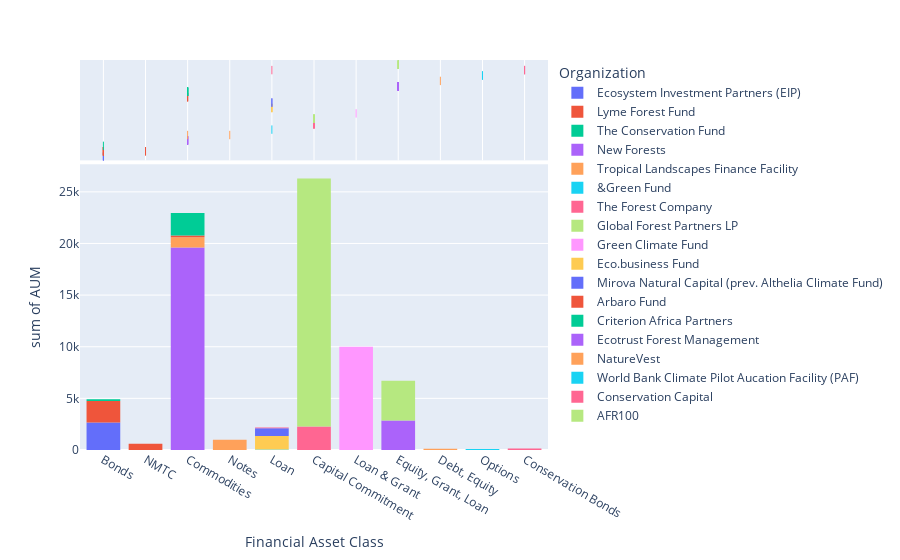

Write notebook code for a chart like this one.
### Code cell
fig = px.histogram(data, x="Financial Asset Class", y="AUM", marginal="rug",color ="Organization")
fig.show()

### Figure 1 — Plotly figure (JSON) as saved in the notebook; plotly's stock layout.template omitted (floating-point values rounded to 4 significant figures)
{"data": [{"alignmentgroup": "True", "bingroup": "x", "histfunc": "sum", "hovertemplate": "Organization=Ecosystem Investment Partners (EIP)<br>Financial Asset Class=%{x}<br>sum of AUM=%{y}<extra></extra>", "legendgroup": "Ecosystem Investment Partners (EIP)", "marker": {"color": "#636efa"}, "name": "Ecosystem Investment Partners (EIP)", "offsetgroup": "Ecosystem Investment Partners (EIP)", "orientation": "v", "showlegend": true, "type": "histogram", "x": ["Bonds", "Bonds", "Bonds"], "xaxis": "x", "y": [885, 885, 885], "yaxis": "y"}, {"alignmentgroup": "True", "boxpoints": "all", "fillcolor": "rgba(255,255,255,0)", "hoveron": "points", "hovertemplate": "Organization=Ecosystem Investment Partners (EIP)<br>Financial Asset Class=%{x}<extra></extra>", "jitter": 0, "legendgroup": "Ecosystem Investment Partners (EIP)", "line": {"color": "rgba(255,255,255,0)"}, "marker": {"color": "#636efa", "symbol": "line-ns-open"}, "name": "Ecosystem Investment Partners (EIP)", "offsetgroup": "Ecosystem Investment Partners (EIP)", "showlegend": false, "type": "box", "x": ["Bonds", "Bonds", "Bonds"], "xaxis": "x2", "yaxis": "y2"}, {"alignmentgroup": "True", "bingroup": "x", "histfunc": "sum", "hovertemplate": "Organization=Lyme Forest Fund<br>Financial Asset Class=%{x}<br>sum of AUM=%{y}<extra></extra>", "legendgroup": "Lyme Forest Fund", "marker": {"color": "#EF553B"}, "name": "Lyme Forest Fund", "offsetgroup": "Lyme Forest Fund", "orientation": "v", "showlegend": true, "type": "histogram", "x": ["Bonds", "Bonds", "NMTC ", "NMTC ", "Bonds", "Bonds", "Bonds", "Bonds", "Bonds"], "xaxis": "x", "y": [300, 300, 300, 300, 300, 300, 300, 300, 300], "yaxis": "y"}, {"alignmentgroup": "True", "boxpoints": "all", "fillcolor": "rgba(255,255,255,0)", "hoveron": "points", "hovertemplate": "Organization=Lyme Forest Fund<br>Financial Asset Class=%{x}<extra></extra>", "jitter": 0, "legendgroup": "Lyme Forest Fund", "line": {"color": "rgba(255,255,255,0)"}, "marker": {"color": "#EF553B", "symbol": "line-ns-open"}, "name": "Lyme Forest Fund", "offsetgroup": "Lyme Forest Fund", "showlegend": false, "type": "box", "x": ["Bonds", "Bonds", "NMTC ", "NMTC ", "Bonds", "Bonds", "Bonds", "Bonds", "Bonds"], "xaxis": "x2", "yaxis": "y2"}, {"alignmentgroup": "True", "bingroup": "x", "histfunc": "sum", "hovertemplate": "Organization=The Conservation Fund<br>Financial Asset Class=%{x}<br>sum of AUM=%{y}<extra></extra>", "legendgroup": "The Conservation Fund", "marker": {"color": "#00cc96"}, "name": "The Conservation Fund", "offsetgroup": "The Conservation Fund", "orientation": "v", "showlegend": true, "type": "histogram", "x": ["Bonds"], "xaxis": "x", "y": [150], "yaxis": "y"}, {"alignmentgroup": "True", "boxpoints": "all", "fillcolor": "rgba(255,255,255,0)", "hoveron": "points", "hovertemplate": "Organization=The Conservation Fund<br>Financial Asset Class=%{x}<extra></extra>", "jitter": 0, "legendgroup": "The Conservation Fund", "line": {"color": "rgba(255,255,255,0)"}, "marker": {"color": "#00cc96", "symbol": "line-ns-open"}, "name": "The Conservation Fund", "offsetgroup": "The Conservation Fund", "showlegend": false, "type": "box", "x": ["Bonds"], "xaxis": "x2", "yaxis": "y2"}, {"alignmentgroup": "True", "bingroup": "x", "histfunc": "sum", "hovertemplate": "Organization=New Forests<br>Financial Asset Class=%{x}<br>sum of AUM=%{y}<extra></extra>", "legendgroup": "New Forests", "marker": {"color": "#ab63fa"}, "name": "New Forests", "offsetgroup": "New Forests", "orientation": "v", "showlegend": true, "type": "histogram", "x": ["Commodities", "Commodities", "Commodities", "Commodities", "Commodities", "Commodities", "Commodities"], "xaxis": "x", "y": [2800, 2800, 2800, 2800, 2800, 2800, 2800], "yaxis": "y"}, {"alignmentgroup": "True", "boxpoints": "all", "fillcolor": "rgba(255,255,255,0)", "hoveron": "points", "hovertemplate": "Organization=New Forests<br>Financial Asset Class=%{x}<extra></extra>", "jitter": 0, "legendgroup": "New Forests", "line": {"color": "rgba(255,255,255,0)"}, "marker": {"color": "#ab63fa", "symbol": "line-ns-open"}, "name": "New Forests", "offsetgroup": "New Forests", "showlegend": false, "type": "box", "x": ["Commodities", "Commodities", "Commodities", "Commodities", "Commodities", "Commodities", "Commodities"], "xaxis": "x2", "yaxis": "y2"}, {"alignmentgroup": "True", "bingroup": "x", "histfunc": "sum", "hovertemplate": "Organization=Tropical Landscapes Finance Facility<br>Financial Asset Class=%{x}<br>sum of AUM=%{y}<extra></extra>", "legendgroup": "Tropical Landscapes Finance Facility", "marker": {"color": "#FFA15A"}, "name": "Tropical Landscapes Finance Facility", "offsetgroup": "Tropical Landscapes Finance Facility", "orientation": "v", "showlegend": true, "type": "histogram", "x": ["Notes", "Commodities"], "xaxis": "x", "y": [1000, 1000], "yaxis": "y"}, {"alignmentgroup": "True", "boxpoints": "all", "fillcolor": "rgba(255,255,255,0)", "hoveron": "points", "hovertemplate": "Organization=Tropical Landscapes Finance Facility<br>Financial Asset Class=%{x}<extra></extra>", "jitter": 0, "legendgroup": "Tropical Landscapes Finance Facility", "line": {"color": "rgba(255,255,255,0)"}, "marker": {"color": "#FFA15A", "symbol": "line-ns-open"}, "name": "Tropical Landscapes Finance Facility", "offsetgroup": "Tropical Landscapes Finance Facility", "showlegend": false, "type": "box", "x": ["Notes", "Commodities"], "xaxis": "x2", "yaxis": "y2"}, {"alignmentgroup": "True", "bingroup": "x", "histfunc": "sum", "hovertemplate": "Organization=&Green Fund<br>Financial Asset Class=%{x}<br>sum of AUM=%{y}<extra></extra>", "legendgroup": "&Green Fund", "marker": {"color": "#19d3f3"}, "name": "&Green Fund", "offsetgroup": "&Green Fund", "orientation": "v", "showlegend": true, "type": "histogram", "x": ["Loan"], "xaxis": "x", "y": [60], "yaxis": "y"}, {"alignmentgroup": "True", "boxpoints": "all", "fillcolor": "rgba(255,255,255,0)", "hoveron": "points", "hovertemplate": "Organization=&Green Fund<br>Financial Asset Class=%{x}<extra></extra>", "jitter": 0, "legendgroup": "&Green Fund", "line": {"color": "rgba(255,255,255,0)"}, "marker": {"color": "#19d3f3", "symbol": "line-ns-open"}, "name": "&Green Fund", "offsetgroup": "&Green Fund", "showlegend": false, "type": "box", "x": ["Loan"], "xaxis": "x2", "yaxis": "y2"}, {"alignmentgroup": "True", "bingroup": "x", "histfunc": "sum", "hovertemplate": "Organization=The Forest Company<br>Financial Asset Class=%{x}<br>sum of AUM=%{y}<extra></extra>", "legendgroup": "The Forest Company", "marker": {"color": "#FF6692"}, "name": "The Forest Company", "offsetgroup": "The Forest Company", "orientation": "v", "showlegend": true, "type": "histogram", "x": ["Capital Commitment", "Capital Commitment", "Capital Commitment", "Capital Commitment", "Capital Commitment", "Capital Commitment"], "xaxis": "x", "y": [381, 381, 381, 381, 381, 381], "yaxis": "y"}, {"alignmentgroup": "True", "boxpoints": "all", "fillcolor": "rgba(255,255,255,0)", "hoveron": "points", "hovertemplate": "Organization=The Forest Company<br>Financial Asset Class=%{x}<extra></extra>", "jitter": 0, "legendgroup": "The Forest Company", "line": {"color": "rgba(255,255,255,0)"}, "marker": {"color": "#FF6692", "symbol": "line-ns-open"}, "name": "The Forest Company", "offsetgroup": "The Forest Company", "showlegend": false, "type": "box", "x": ["Capital Commitment", "Capital Commitment", "Capital Commitment", "Capital Commitment", "Capital Commitment", "Capital Commitment"], "xaxis": "x2", "yaxis": "y2"}, {"alignmentgroup": "True", "bingroup": "x", "histfunc": "sum", "hovertemplate": "Organization=Global Forest Partners LP<br>Financial Asset Class=%{x}<br>sum of AUM=%{y}<extra></extra>", "legendgroup": "Global Forest Partners LP", "marker": {"color": "#B6E880"}, "name": "Global Forest Partners LP", "offsetgroup": "Global Forest Partners LP", "orientation": "v", "showlegend": true, "type": "histogram", "x": ["Capital Commitment", "Capital Commitment", "Capital Commitment", "Capital Commitment", "Capital Commitment", "Capital Commitment", "Capital Commitment", "Capital Commitment"], "xaxis": "x", "y": [3000, 3000, 3000, 3000, 3000, 3000, 3000, 3000], "yaxis": "y"}, {"alignmentgroup": "True", "boxpoints": "all", "fillcolor": "rgba(255,255,255,0)", "hoveron": "points", "hovertemplate": "Organization=Global Forest Partners LP<br>Financial Asset Class=%{x}<extra></extra>", "jitter": 0, "legendgroup": "Global Forest Partners LP", "line": {"color": "rgba(255,255,255,0)"}, "marker": {"color": "#B6E880", "symbol": "line-ns-open"}, "name": "Global Forest Partners LP", "offsetgroup": "Global Forest Partners LP", "showlegend": false, "type": "box", "x": ["Capital Commitment", "Capital Commitment", "Capital Commitment", "Capital Commitment", "Capital Commitment", "Capital Commitment", "Capital Commitment", "Capital Commitment"], "xaxis": "x2", "yaxis": "y2"}, {"alignmentgroup": "True", "bingroup": "x", "histfunc": "sum", "hovertemplate": "Organization=Green Climate Fund<br>Financial Asset Class=%{x}<br>sum of AUM=%{y}<extra></extra>", "legendgroup": "Green Climate Fund", "marker": {"color": "#FF97FF"}, "name": "Green Climate Fund", "offsetgroup": "Green Climate Fund", "orientation": "v", "showlegend": true, "type": "histogram", "x": ["Loan & Grant"], "xaxis": "x", "y": [10000], "yaxis": "y"}, {"alignmentgroup": "True", "boxpoints": "all", "fillcolor": "rgba(255,255,255,0)", "hoveron": "points", "hovertemplate": "Organization=Green Climate Fund<br>Financial Asset Class=%{x}<extra></extra>", "jitter": 0, "legendgroup": "Green Climate Fund", "line": {"color": "rgba(255,255,255,0)"}, "marker": {"color": "#FF97FF", "symbol": "line-ns-open"}, "name": "Green Climate Fund", "offsetgroup": "Green Climate Fund", "showlegend": false, "type": "box", "x": ["Loan & Grant"], "xaxis": "x2", "yaxis": "y2"}, {"alignmentgroup": "True", "bingroup": "x", "histfunc": "sum", "hovertemplate": "Organization=Eco.business Fund<br>Financial Asset Class=%{x}<br>sum of AUM=%{y}<extra></extra>", "legendgroup": "Eco.business Fund", "marker": {"color": "#FECB52"}, "name": "Eco.business Fund", "offsetgroup": "Eco.business Fund", "orientation": "v", "showlegend": true, "type": "histogram", "x": ["Loan", "Loan", "Loan"], "xaxis": "x", "y": [429.5, 429.5, 429.5], "yaxis": "y"}, {"alignmentgroup": "True", "boxpoints": "all", "fillcolor": "rgba(255,255,255,0)", "hoveron": "points", "hovertemplate": "Organization=Eco.business Fund<br>Financial Asset Class=%{x}<extra></extra>", "jitter": 0, "legendgroup": "Eco.business Fund", "line": {"color": "rgba(255,255,255,0)"}, "marker": {"color": "#FECB52", "symbol": "line-ns-open"}, "name": "Eco.business Fund", "offsetgroup": "Eco.business Fund", "showlegend": false, "type": "box", "x": ["Loan", "Loan", "Loan"], "xaxis": "x2", "yaxis": "y2"}, {"alignmentgroup": "True", "bingroup": "x", "histfunc": "sum", "hovertemplate": "Organization=Mirova Natural Capital (prev. Althelia Climate Fund)<br>Financial Asset Class=%{x}<br>sum of AUM=%{y}<extra></extra>", "legendgroup": "Mirova Natural Capital (prev. Althelia Climate Fund)", "marker": {"color": "#636efa"}, "name": "Mirova Natural Capital (prev. Althelia Climate Fund)", "offsetgroup": "Mirova Natural Capital (prev. Althelia Climate Fund)", "orientation": "v", "showlegend": true, "type": "histogram", "x": ["Loan", "Loan"], "xaxis": "x", "y": [380, 380], "yaxis": "y"}, {"alignmentgroup": "True", "boxpoints": "all", "fillcolor": "rgba(255,255,255,0)", "hoveron": "points", "hovertemplate": "Organization=Mirova Natural Capital (prev. Althelia Climate Fund)<br>Financial Asset Class=%{x}<extra></extra>", "jitter": 0, "legendgroup": "Mirova Natural Capital (prev. Althelia Climate Fund)", "line": {"color": "rgba(255,255,255,0)"}, "marker": {"color": "#636efa", "symbol": "line-ns-open"}, "name": "Mirova Natural Capital (prev. Althelia Climate Fund)", "offsetgroup": "Mirova Natural Capital (prev. Althelia Climate Fund)", "showlegend": false, "type": "box", "x": ["Loan", "Loan"], "xaxis": "x2", "yaxis": "y2"}, {"alignmentgroup": "True", "bingroup": "x", "histfunc": "sum", "hovertemplate": "Organization=Arbaro Fund<br>Financial Asset Class=%{x}<br>sum of AUM=%{y}<extra></extra>", "legendgroup": "Arbaro Fund", "marker": {"color": "#EF553B"}, "name": "Arbaro Fund", "offsetgroup": "Arbaro Fund", "orientation": "v", "showlegend": true, "type": "histogram", "x": ["Commodities", "Commodities", "Commodities"], "xaxis": "x", "y": [60.2, 60.2, 60.2], "yaxis": "y"}, {"alignmentgroup": "True", "boxpoints": "all", "fillcolor": "rgba(255,255,255,0)", "hoveron": "points", "hovertemplate": "Organization=Arbaro Fund<br>Financial Asset Class=%{x}<extra></extra>", "jitter": 0, "legendgroup": "Arbaro Fund", "line": {"color": "rgba(255,255,255,0)"}, "marker": {"color": "#EF553B", "symbol": "line-ns-open"}, "name": "Arbaro Fund", "offsetgroup": "Arbaro Fund", "showlegend": false, "type": "box", "x": ["Commodities", "Commodities", "Commodities"], "xaxis": "x2", "yaxis": "y2"}, {"alignmentgroup": "True", "bingroup": "x", "histfunc": "sum", "hovertemplate": "Organization=Criterion Africa Partners<br>Financial Asset Class=%{x}<br>sum of AUM=%{y}<extra></extra>", "legendgroup": "Criterion Africa Partners", "marker": {"color": "#00cc96"}, "name": "Criterion Africa Partners", "offsetgroup": "Criterion Africa Partners", "orientation": "v", "showlegend": true, "type": "histogram", "x": ["Commodities", "Commodities", "Commodities", "Commodities", "Commodities", "Commodities", "Commodities", "Commodities", "Commodities"], "xaxis": "x", "y": [242, 242, 242, 242, 242, 242, 242, 242, 242], "yaxis": "y"}, {"alignmentgroup": "True", "boxpoints": "all", "fillcolor": "rgba(255,255,255,0)", "hoveron": "points", "hovertemplate": "Organization=Criterion Africa Partners<br>Financial Asset Class=%{x}<extra></extra>", "jitter": 0, "legendgroup": "Criterion Africa Partners", "line": {"color": "rgba(255,255,255,0)"}, "marker": {"color": "#00cc96", "symbol": "line-ns-open"}, "name": "Criterion Africa Partners", "offsetgroup": "Criterion Africa Partners", "showlegend": false, "type": "box", "x": ["Commodities", "Commodities", "Commodities", "Commodities", "Commodities", "Commodities", "Commodities", "Commodities", "Commodities"], "xaxis": "x2", "yaxis": "y2"}, {"alignmentgroup": "True", "bingroup": "x", "histfunc": "sum", "hovertemplate": "Organization=Ecotrust Forest Management<br>Financial Asset Class=%{x}<br>sum of AUM=%{y}<extra></extra>", "legendgroup": "Ecotrust Forest Management", "marker": {"color": "#ab63fa"}, "name": "Ecotrust Forest Management", "offsetgroup": "Ecotrust Forest Management", "orientation": "v", "showlegend": true, "type": "histogram", "x": ["Equity, Grant, Loan", "Equity, Grant, Loan", "Equity, Grant, Loan", "Equity, Grant, Loan", "Equity, Grant, Loan", "Equity, Grant, Loan", "Equity, Grant, Loan", "Equity, Grant, Loan", "Equity, Grant, Loan", "Equity, Grant, Loan", "Equity, Grant, Loan", "Equity, Grant, Loan", "Equity, Grant, Loan", "Equity, Grant, Loan", "Equity, Grant, Loan"], "xaxis": "x", "y": [190, 190, 190, 190, 190, 190, 190, 190, 190, 190, 190, 190, 190, 190, 190], "yaxis": "y"}, {"alignmentgroup": "True", "boxpoints": "all", "fillcolor": "rgba(255,255,255,0)", "hoveron": "points", "hovertemplate": "Organization=Ecotrust Forest Management<br>Financial Asset Class=%{x}<extra></extra>", "jitter": 0, "legendgroup": "Ecotrust Forest Management", "line": {"color": "rgba(255,255,255,0)"}, "marker": {"color": "#ab63fa", "symbol": "line-ns-open"}, "name": "Ecotrust Forest Management", "offsetgroup": "Ecotrust Forest Management", "showlegend": false, "type": "box", "x": ["Equity, Grant, Loan", "Equity, Grant, Loan", "Equity, Grant, Loan", "Equity, Grant, Loan", "Equity, Grant, Loan", "Equity, Grant, Loan", "Equity, Grant, Loan", "Equity, Grant, Loan", "Equity, Grant, Loan", "Equity, Grant, Loan", "Equity, Grant, Loan", "Equity, Grant, Loan", "Equity, Grant, Loan", "Equity, Grant, Loan", "Equity, Grant, Loan"], "xaxis": "x2", "yaxis": "y2"}, {"alignmentgroup": "True", "bingroup": "x", "histfunc": "sum", "hovertemplate": "Organization=NatureVest<br>Financial Asset Class=%{x}<br>sum of AUM=%{y}<extra></extra>", "legendgroup": "NatureVest", "marker": {"color": "#FFA15A"}, "name": "NatureVest", "offsetgroup": "NatureVest", "orientation": "v", "showlegend": true, "type": "histogram", "x": ["Debt, Equity"], "xaxis": "x", "y": [130], "yaxis": "y"}, {"alignmentgroup": "True", "boxpoints": "all", "fillcolor": "rgba(255,255,255,0)", "hoveron": "points", "hovertemplate": "Organization=NatureVest<br>Financial Asset Class=%{x}<extra></extra>", "jitter": 0, "legendgroup": "NatureVest", "line": {"color": "rgba(255,255,255,0)"}, "marker": {"color": "#FFA15A", "symbol": "line-ns-open"}, "name": "NatureVest", "offsetgroup": "NatureVest", "showlegend": false, "type": "box", "x": ["Debt, Equity"], "xaxis": "x2", "yaxis": "y2"}, {"alignmentgroup": "True", "bingroup": "x", "histfunc": "sum", "hovertemplate": "Organization=World Bank Climate Pilot Aucation Facility (PAF)<br>Financial Asset Class=%{x}<br>sum of AUM=%{y}<extra></extra>", "legendgroup": "World Bank Climate Pilot Aucation Facility (PAF)", "marker": {"color": "#19d3f3"}, "name": "World Bank Climate Pilot Aucation Facility (PAF)", "offsetgroup": "World Bank Climate Pilot Aucation Facility (PAF)", "orientation": "v", "showlegend": true, "type": "histogram", "x": ["Options", "Options"], "xaxis": "x", "y": [54, 54], "yaxis": "y"}, {"alignmentgroup": "True", "boxpoints": "all", "fillcolor": "rgba(255,255,255,0)", "hoveron": "points", "hovertemplate": "Organization=World Bank Climate Pilot Aucation Facility (PAF)<br>Financial Asset Class=%{x}<extra></extra>", "jitter": 0, "legendgroup": "World Bank Climate Pilot Aucation Facility (PAF)", "line": {"color": "rgba(255,255,255,0)"}, "marker": {"color": "#19d3f3", "symbol": "line-ns-open"}, "name": "World Bank Climate Pilot Aucation Facility (PAF)", "offsetgroup": "World Bank Climate Pilot Aucation Facility (PAF)", "showlegend": false, "type": "box", "x": ["Options", "Options"], "xaxis": "x2", "yaxis": "y2"}, {"alignmentgroup": "True", "bingroup": "x", "histfunc": "sum", "hovertemplate": "Organization=Conservation Capital<br>Financial Asset Class=%{x}<br>sum of AUM=%{y}<extra></extra>", "legendgroup": "Conservation Capital", "marker": {"color": "#FF6692"}, "name": "Conservation Capital", "offsetgroup": "Conservation Capital", "orientation": "v", "showlegend": true, "type": "histogram", "x": ["Conservation Bonds", "Conservation Bonds", "Loan"], "xaxis": "x", "y": [75, 75, 75], "yaxis": "y"}, {"alignmentgroup": "True", "boxpoints": "all", "fillcolor": "rgba(255,255,255,0)", "hoveron": "points", "hovertemplate": "Organization=Conservation Capital<br>Financial Asset Class=%{x}<extra></extra>", "jitter": 0, "legendgroup": "Conservation Capital", "line": {"color": "rgba(255,255,255,0)"}, "marker": {"color": "#FF6692", "symbol": "line-ns-open"}, "name": "Conservation Capital", "offsetgroup": "Conservation Capital", "showlegend": false, "type": "box", "x": ["Conservation Bonds", "Conservation Bonds", "Loan"], "xaxis": "x2", "yaxis": "y2"}, {"alignmentgroup": "True", "bingroup": "x", "histfunc": "sum", "hovertemplate": "Organization=AFR100<br>Financial Asset Class=%{x}<br>sum of AUM=%{y}<extra></extra>", "legendgroup": "AFR100", "marker": {"color": "#B6E880"}, "name": "AFR100", "offsetgroup": "AFR100", "orientation": "v", "showlegend": true, "type": "histogram", "x": ["Equity, Grant, Loan", "Equity, Grant, Loan", "Equity, Grant, Loan", "Equity, Grant, Loan", "Equity, Grant, Loan", "Equity, Grant, Loan", "Equity, Grant, Loan", "Equity, Grant, Loan"], "xaxis": "x", "y": [481, 481, 481, 481, 481, 481, 481, 481], "yaxis": "y"}, {"alignmentgroup": "True", "boxpoints": "all", "fillcolor": "rgba(255,255,255,0)", "hoveron": "points", "hovertemplate": "Organization=AFR100<br>Financial Asset Class=%{x}<extra></extra>", "jitter": 0, "legendgroup": "AFR100", "line": {"color": "rgba(255,255,255,0)"}, "marker": {"color": "#B6E880", "symbol": "line-ns-open"}, "name": "AFR100", "offsetgroup": "AFR100", "showlegend": false, "type": "box", "x": ["Equity, Grant, Loan", "Equity, Grant, Loan", "Equity, Grant, Loan", "Equity, Grant, Loan", "Equity, Grant, Loan", "Equity, Grant, Loan", "Equity, Grant, Loan", "Equity, Grant, Loan"], "xaxis": "x2", "yaxis": "y2"}], "layout": {"barmode": "relative", "legend": {"title": {"text": "Organization"}, "tracegroupgap": 0}, "margin": {"t": 60}, "xaxis": {"anchor": "y", "domain": [0, 1], "title": {"text": "Financial Asset Class"}}, "xaxis2": {"anchor": "y2", "domain": [0, 1], "matches": "x", "showgrid": true, "showticklabels": false}, "yaxis": {"anchor": "x", "domain": [0, 0.7326], "title": {"text": "sum of AUM"}}, "yaxis2": {"anchor": "x2", "domain": [0.7426, 1], "matches": "y2", "showgrid": false, "showline": false, "showticklabels": false, "ticks": ""}}}
